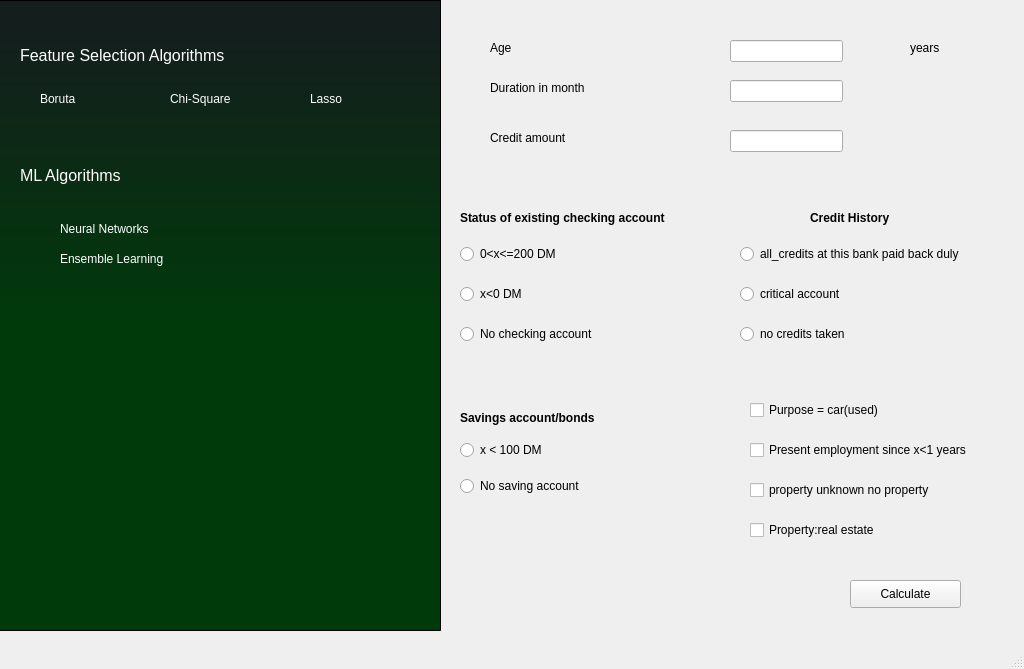
<?xml version="1.0" encoding="UTF-8"?>
<ui version="4.0">
 <class>MainWindow</class>
 <widget class="QMainWindow" name="MainWindow">
  <property name="windowModality">
   <enum>Qt::NonModal</enum>
  </property>
  <property name="enabled">
   <bool>true</bool>
  </property>
  <property name="geometry">
   <rect>
    <x>0</x>
    <y>0</y>
    <width>1024</width>
    <height>669</height>
   </rect>
  </property>
  <property name="sizePolicy">
   <sizepolicy hsizetype="Ignored" vsizetype="Ignored">
    <horstretch>0</horstretch>
    <verstretch>0</verstretch>
   </sizepolicy>
  </property>
  <property name="minimumSize">
   <size>
    <width>1024</width>
    <height>669</height>
   </size>
  </property>
  <property name="maximumSize">
   <size>
    <width>1024</width>
    <height>675</height>
   </size>
  </property>
  <property name="mouseTracking">
   <bool>false</bool>
  </property>
  <property name="windowTitle">
   <string>MainWindow</string>
  </property>
  <property name="toolButtonStyle">
   <enum>Qt::ToolButtonIconOnly</enum>
  </property>
  <property name="documentMode">
   <bool>false</bool>
  </property>
  <widget class="QWidget" name="centralwidget">
   <widget class="QFrame" name="frame">
    <property name="geometry">
     <rect>
      <x>-10</x>
      <y>0</y>
      <width>451</width>
      <height>631</height>
     </rect>
    </property>
    <property name="font">
     <font>
      <family>Franklin Gothic Heavy</family>
      <pointsize>8</pointsize>
     </font>
    </property>
    <property name="autoFillBackground">
     <bool>false</bool>
    </property>
    <property name="styleSheet">
     <string notr="true">background-color:qlineargradient(spread:pad, x1:1, y1:0.511545, x2:1, y2:0.046, stop:0 rgba(0, 58, 11, 255), stop:1 rgba(20, 30, 29, 255))</string>
    </property>
    <property name="frameShape">
     <enum>QFrame::StyledPanel</enum>
    </property>
    <property name="frameShadow">
     <enum>QFrame::Sunken</enum>
    </property>
    <widget class="QLabel" name="label">
     <property name="geometry">
      <rect>
       <x>30</x>
       <y>40</y>
       <width>291</width>
       <height>31</height>
      </rect>
     </property>
     <property name="font">
      <font>
       <family>MS Shell Dlg 2</family>
       <pointsize>12</pointsize>
       <weight>50</weight>
       <italic>false</italic>
       <bold>false</bold>
      </font>
     </property>
     <property name="autoFillBackground">
      <bool>false</bool>
     </property>
     <property name="styleSheet">
      <string notr="true">color:rgb(255, 255, 255);
font: 12pt &quot;MS Shell Dlg 2&quot;;
background-color:transparent;
</string>
     </property>
     <property name="text">
      <string>Feature Selection Algorithms</string>
     </property>
    </widget>
    <widget class="QRadioButton" name="radioButton_4">
     <property name="geometry">
      <rect>
       <x>30</x>
       <y>90</y>
       <width>66</width>
       <height>17</height>
      </rect>
     </property>
     <property name="styleSheet">
      <string notr="true">color:rgb(255, 255, 255);
background-color:transparent</string>
     </property>
     <property name="text">
      <string>Boruta</string>
     </property>
    </widget>
    <widget class="QRadioButton" name="radioButton_3">
     <property name="geometry">
      <rect>
       <x>160</x>
       <y>90</y>
       <width>90</width>
       <height>17</height>
      </rect>
     </property>
     <property name="styleSheet">
      <string notr="true">color:rgb(255, 255, 255);
background-color:transparent</string>
     </property>
     <property name="text">
      <string>Chi-Square</string>
     </property>
    </widget>
    <widget class="QRadioButton" name="radioButton_2">
     <property name="geometry">
      <rect>
       <x>300</x>
       <y>90</y>
       <width>101</width>
       <height>17</height>
      </rect>
     </property>
     <property name="autoFillBackground">
      <bool>false</bool>
     </property>
     <property name="styleSheet">
      <string notr="true">color:rgb(255, 255, 255);
background-color:transparent</string>
     </property>
     <property name="text">
      <string>Lasso</string>
     </property>
    </widget>
    <widget class="QLabel" name="label_6">
     <property name="enabled">
      <bool>true</bool>
     </property>
     <property name="geometry">
      <rect>
       <x>230</x>
       <y>430</y>
       <width>211</width>
       <height>141</height>
      </rect>
     </property>
     <property name="font">
      <font>
       <pointsize>26</pointsize>
       <weight>75</weight>
       <bold>true</bold>
      </font>
     </property>
     <property name="styleSheet">
      <string notr="true">background-color:transparent;
color:#ffffff</string>
     </property>
     <property name="text">
      <string/>
     </property>
    </widget>
    <widget class="QLabel" name="label_2">
     <property name="geometry">
      <rect>
       <x>30</x>
       <y>160</y>
       <width>131</width>
       <height>31</height>
      </rect>
     </property>
     <property name="font">
      <font>
       <family>MS Shell Dlg 2</family>
       <pointsize>12</pointsize>
       <weight>50</weight>
       <italic>false</italic>
       <bold>false</bold>
      </font>
     </property>
     <property name="autoFillBackground">
      <bool>false</bool>
     </property>
     <property name="styleSheet">
      <string notr="true">color:rgb(255, 255, 255);
font: 12pt &quot;MS Shell Dlg 2&quot;;
background-color:transparent;
</string>
     </property>
     <property name="text">
      <string>ML Algorithms</string>
     </property>
    </widget>
    <widget class="QFrame" name="frame_2">
     <property name="geometry">
      <rect>
       <x>40</x>
       <y>200</y>
       <width>341</width>
       <height>80</height>
      </rect>
     </property>
     <property name="styleSheet">
      <string notr="true">background-color:transparent;</string>
     </property>
     <property name="frameShape">
      <enum>QFrame::StyledPanel</enum>
     </property>
     <property name="frameShadow">
      <enum>QFrame::Raised</enum>
     </property>
     <widget class="QRadioButton" name="radioButton_6">
      <property name="geometry">
       <rect>
        <x>10</x>
        <y>50</y>
        <width>299</width>
        <height>17</height>
       </rect>
      </property>
      <property name="styleSheet">
       <string notr="true">color:rgb(255, 255, 255);
background-color:transparent</string>
      </property>
      <property name="text">
       <string>Ensemble Learning</string>
      </property>
     </widget>
     <widget class="QRadioButton" name="radioButton_5">
      <property name="geometry">
       <rect>
        <x>10</x>
        <y>20</y>
        <width>299</width>
        <height>17</height>
       </rect>
      </property>
      <property name="styleSheet">
       <string notr="true">color:rgb(255, 255, 255);
background-color:transparent</string>
      </property>
      <property name="text">
       <string>Neural Networks </string>
      </property>
     </widget>
    </widget>
   </widget>
   <widget class="QStackedWidget" name="stackedWidget">
    <property name="geometry">
     <rect>
      <x>440</x>
      <y>0</y>
      <width>611</width>
      <height>1121</height>
     </rect>
    </property>
    <property name="styleSheet">
     <string notr="true"/>
    </property>
    <property name="currentIndex">
     <number>0</number>
    </property>
    <widget class="QWidget" name="chi_widget">
     <widget class="QLabel" name="label_13">
      <property name="geometry">
       <rect>
        <x>50</x>
        <y>40</y>
        <width>55</width>
        <height>16</height>
       </rect>
      </property>
      <property name="font">
       <font>
        <weight>50</weight>
        <bold>false</bold>
       </font>
      </property>
      <property name="text">
       <string>Age</string>
      </property>
     </widget>
     <widget class="QLabel" name="label_14">
      <property name="geometry">
       <rect>
        <x>50</x>
        <y>80</y>
        <width>121</width>
        <height>16</height>
       </rect>
      </property>
      <property name="font">
       <font>
        <weight>50</weight>
        <bold>false</bold>
       </font>
      </property>
      <property name="text">
       <string>Duration in month</string>
      </property>
     </widget>
     <widget class="QLabel" name="label_15">
      <property name="geometry">
       <rect>
        <x>50</x>
        <y>130</y>
        <width>91</width>
        <height>16</height>
       </rect>
      </property>
      <property name="font">
       <font>
        <weight>50</weight>
        <bold>false</bold>
       </font>
      </property>
      <property name="text">
       <string>Credit amount</string>
      </property>
     </widget>
     <widget class="QLineEdit" name="lineEdit_age">
      <property name="geometry">
       <rect>
        <x>290</x>
        <y>40</y>
        <width>113</width>
        <height>22</height>
       </rect>
      </property>
     </widget>
     <widget class="QLineEdit" name="lineEdit_duration">
      <property name="geometry">
       <rect>
        <x>290</x>
        <y>80</y>
        <width>113</width>
        <height>22</height>
       </rect>
      </property>
     </widget>
     <widget class="QLineEdit" name="lineEdit_amount">
      <property name="geometry">
       <rect>
        <x>290</x>
        <y>130</y>
        <width>113</width>
        <height>22</height>
       </rect>
      </property>
     </widget>
     <widget class="QWidget" name="verticalLayoutWidget">
      <property name="geometry">
       <rect>
        <x>20</x>
        <y>230</y>
        <width>232</width>
        <height>131</height>
       </rect>
      </property>
      <layout class="QVBoxLayout" name="verticalLayout">
       <item>
        <widget class="QRadioButton" name="radioButton_11">
         <property name="text">
          <string>0&lt;x&lt;=200 DM</string>
         </property>
        </widget>
       </item>
       <item>
        <widget class="QRadioButton" name="radioButton_12">
         <property name="text">
          <string>x&lt;0 DM</string>
         </property>
        </widget>
       </item>
       <item>
        <widget class="QRadioButton" name="radioButton_10">
         <property name="text">
          <string>No checking account</string>
         </property>
        </widget>
       </item>
      </layout>
     </widget>
     <widget class="QLabel" name="label_16">
      <property name="geometry">
       <rect>
        <x>20</x>
        <y>210</y>
        <width>231</width>
        <height>16</height>
       </rect>
      </property>
      <property name="font">
       <font>
        <weight>75</weight>
        <bold>true</bold>
       </font>
      </property>
      <property name="text">
       <string>Status of existing checking account</string>
      </property>
     </widget>
     <widget class="QLabel" name="label_17">
      <property name="geometry">
       <rect>
        <x>370</x>
        <y>210</y>
        <width>91</width>
        <height>16</height>
       </rect>
      </property>
      <property name="font">
       <font>
        <weight>75</weight>
        <bold>true</bold>
       </font>
      </property>
      <property name="text">
       <string>Credit History</string>
      </property>
     </widget>
     <widget class="QWidget" name="verticalLayoutWidget_3">
      <property name="geometry">
       <rect>
        <x>300</x>
        <y>230</y>
        <width>251</width>
        <height>131</height>
       </rect>
      </property>
      <layout class="QVBoxLayout" name="verticalLayout_3">
       <item>
        <widget class="QRadioButton" name="radioButton_14">
         <property name="text">
          <string>all_credits at this bank paid back duly</string>
         </property>
        </widget>
       </item>
       <item>
        <widget class="QRadioButton" name="radioButton_15">
         <property name="text">
          <string>critical account</string>
         </property>
        </widget>
       </item>
       <item>
        <widget class="QRadioButton" name="radioButton_13">
         <property name="text">
          <string>no credits taken</string>
         </property>
        </widget>
       </item>
      </layout>
     </widget>
     <widget class="QLabel" name="label_18">
      <property name="geometry">
       <rect>
        <x>20</x>
        <y>410</y>
        <width>201</width>
        <height>16</height>
       </rect>
      </property>
      <property name="font">
       <font>
        <weight>75</weight>
        <bold>true</bold>
       </font>
      </property>
      <property name="text">
       <string>Savings account/bonds</string>
      </property>
     </widget>
     <widget class="QWidget" name="verticalLayoutWidget_4">
      <property name="geometry">
       <rect>
        <x>20</x>
        <y>430</y>
        <width>201</width>
        <height>76</height>
       </rect>
      </property>
      <layout class="QVBoxLayout" name="verticalLayout_4">
       <item>
        <widget class="QRadioButton" name="radioButton_16">
         <property name="text">
          <string>x &lt; 100 DM</string>
         </property>
        </widget>
       </item>
       <item>
        <widget class="QRadioButton" name="radioButton_17">
         <property name="text">
          <string>No saving account</string>
         </property>
        </widget>
       </item>
      </layout>
     </widget>
     <widget class="QCheckBox" name="checkBox">
      <property name="geometry">
       <rect>
        <x>310</x>
        <y>400</y>
        <width>141</width>
        <height>20</height>
       </rect>
      </property>
      <property name="font">
       <font>
        <weight>50</weight>
        <bold>false</bold>
       </font>
      </property>
      <property name="text">
       <string>Purpose = car(used)</string>
      </property>
     </widget>
     <widget class="QCheckBox" name="checkBox_2">
      <property name="geometry">
       <rect>
        <x>310</x>
        <y>440</y>
        <width>251</width>
        <height>20</height>
       </rect>
      </property>
      <property name="text">
       <string>Present employment since x&lt;1 years</string>
      </property>
     </widget>
     <widget class="QCheckBox" name="checkBox_3">
      <property name="geometry">
       <rect>
        <x>310</x>
        <y>480</y>
        <width>221</width>
        <height>20</height>
       </rect>
      </property>
      <property name="text">
       <string>property unknown no property</string>
      </property>
     </widget>
     <widget class="QCheckBox" name="checkBox_4">
      <property name="geometry">
       <rect>
        <x>310</x>
        <y>520</y>
        <width>151</width>
        <height>20</height>
       </rect>
      </property>
      <property name="text">
       <string>Property:real estate</string>
      </property>
     </widget>
     <widget class="QLabel" name="label_19">
      <property name="geometry">
       <rect>
        <x>470</x>
        <y>40</y>
        <width>55</width>
        <height>16</height>
       </rect>
      </property>
      <property name="text">
       <string>years</string>
      </property>
     </widget>
     <widget class="QPushButton" name="pushButton_2">
      <property name="geometry">
       <rect>
        <x>410</x>
        <y>580</y>
        <width>111</width>
        <height>28</height>
       </rect>
      </property>
      <property name="text">
       <string>Calculate</string>
      </property>
     </widget>
    </widget>
    <widget class="QWidget" name="lasso_widget">
     <widget class="QLabel" name="label_10">
      <property name="geometry">
       <rect>
        <x>10</x>
        <y>120</y>
        <width>55</width>
        <height>16</height>
       </rect>
      </property>
      <property name="text">
       <string>Age</string>
      </property>
     </widget>
     <widget class="QLabel" name="label_12">
      <property name="geometry">
       <rect>
        <x>150</x>
        <y>120</y>
        <width>111</width>
        <height>16</height>
       </rect>
      </property>
      <property name="text">
       <string>Duration in month</string>
      </property>
     </widget>
     <widget class="QLabel" name="label_20">
      <property name="geometry">
       <rect>
        <x>290</x>
        <y>120</y>
        <width>91</width>
        <height>16</height>
       </rect>
      </property>
      <property name="text">
       <string>Credit amount</string>
      </property>
     </widget>
     <widget class="QLabel" name="label_21">
      <property name="geometry">
       <rect>
        <x>10</x>
        <y>50</y>
        <width>301</width>
        <height>16</height>
       </rect>
      </property>
      <property name="text">
       <string>Installment rate in percentage of disposable income</string>
      </property>
     </widget>
     <widget class="QLabel" name="label_22">
      <property name="geometry">
       <rect>
        <x>410</x>
        <y>120</y>
        <width>141</width>
        <height>16</height>
       </rect>
      </property>
      <property name="text">
       <string>Present residence since</string>
      </property>
     </widget>
     <widget class="QLabel" name="label_23">
      <property name="geometry">
       <rect>
        <x>10</x>
        <y>90</y>
        <width>231</width>
        <height>16</height>
       </rect>
      </property>
      <property name="text">
       <string>Number of existing credits at this bank</string>
      </property>
     </widget>
     <widget class="QLabel" name="label_24">
      <property name="geometry">
       <rect>
        <x>10</x>
        <y>10</y>
        <width>341</width>
        <height>16</height>
       </rect>
      </property>
      <property name="text">
       <string>Number of people being liable to provide maintanance for</string>
      </property>
     </widget>
     <widget class="QLineEdit" name="lineEdit_6">
      <property name="geometry">
       <rect>
        <x>10</x>
        <y>150</y>
        <width>113</width>
        <height>22</height>
       </rect>
      </property>
     </widget>
     <widget class="QLineEdit" name="lineEdit_7">
      <property name="geometry">
       <rect>
        <x>150</x>
        <y>150</y>
        <width>113</width>
        <height>22</height>
       </rect>
      </property>
     </widget>
     <widget class="QLineEdit" name="lineEdit_8">
      <property name="geometry">
       <rect>
        <x>280</x>
        <y>150</y>
        <width>113</width>
        <height>22</height>
       </rect>
      </property>
     </widget>
     <widget class="QLineEdit" name="lineEdit_9">
      <property name="geometry">
       <rect>
        <x>410</x>
        <y>50</y>
        <width>113</width>
        <height>22</height>
       </rect>
      </property>
     </widget>
     <widget class="QLineEdit" name="lineEdit_10">
      <property name="geometry">
       <rect>
        <x>430</x>
        <y>150</y>
        <width>113</width>
        <height>22</height>
       </rect>
      </property>
     </widget>
     <widget class="QLineEdit" name="lineEdit_11">
      <property name="geometry">
       <rect>
        <x>410</x>
        <y>90</y>
        <width>113</width>
        <height>22</height>
       </rect>
      </property>
     </widget>
     <widget class="QLineEdit" name="lineEdit_12">
      <property name="geometry">
       <rect>
        <x>410</x>
        <y>10</y>
        <width>113</width>
        <height>22</height>
       </rect>
      </property>
     </widget>
     <widget class="QWidget" name="verticalLayoutWidget_5">
      <property name="geometry">
       <rect>
        <x>10</x>
        <y>280</y>
        <width>232</width>
        <height>80</height>
       </rect>
      </property>
      <layout class="QVBoxLayout" name="verticalLayout_5">
       <item>
        <widget class="QLabel" name="label_25">
         <property name="font">
          <font>
           <weight>75</weight>
           <bold>true</bold>
          </font>
         </property>
         <property name="text">
          <string>Status of existing checking account</string>
         </property>
        </widget>
       </item>
       <item>
        <widget class="QRadioButton" name="radioButton_19">
         <property name="text">
          <string>x&lt;0 DM</string>
         </property>
        </widget>
       </item>
       <item>
        <widget class="QRadioButton" name="radioButton_18">
         <property name="text">
          <string>No checking account</string>
         </property>
        </widget>
       </item>
      </layout>
     </widget>
     <widget class="QWidget" name="verticalLayoutWidget_6">
      <property name="geometry">
       <rect>
        <x>10</x>
        <y>380</y>
        <width>251</width>
        <height>80</height>
       </rect>
      </property>
      <layout class="QVBoxLayout" name="verticalLayout_6">
       <item>
        <widget class="QLabel" name="label_26">
         <property name="font">
          <font>
           <weight>75</weight>
           <bold>true</bold>
          </font>
         </property>
         <property name="text">
          <string>Credit History</string>
         </property>
        </widget>
       </item>
       <item>
        <widget class="QRadioButton" name="radioButton_20">
         <property name="text">
          <string>Critical account</string>
         </property>
        </widget>
       </item>
       <item>
        <widget class="QRadioButton" name="radioButton_21">
         <property name="text">
          <string>Existing credits paid back duly till now</string>
         </property>
        </widget>
       </item>
      </layout>
     </widget>
     <widget class="QWidget" name="verticalLayoutWidget_7">
      <property name="geometry">
       <rect>
        <x>240</x>
        <y>180</y>
        <width>160</width>
        <height>80</height>
       </rect>
      </property>
      <layout class="QVBoxLayout" name="verticalLayout_7">
       <item>
        <widget class="QLabel" name="label_27">
         <property name="font">
          <font>
           <weight>75</weight>
           <bold>true</bold>
          </font>
         </property>
         <property name="text">
          <string>Saving account bonds</string>
         </property>
        </widget>
       </item>
       <item>
        <widget class="QRadioButton" name="radioButton_23">
         <property name="text">
          <string>x&lt;100 DM</string>
         </property>
        </widget>
       </item>
       <item>
        <widget class="QRadioButton" name="radioButton_24">
         <property name="text">
          <string>No saving account</string>
         </property>
        </widget>
       </item>
      </layout>
     </widget>
     <widget class="QWidget" name="verticalLayoutWidget_8">
      <property name="geometry">
       <rect>
        <x>420</x>
        <y>180</y>
        <width>160</width>
        <height>80</height>
       </rect>
      </property>
      <layout class="QVBoxLayout" name="verticalLayout_8">
       <item>
        <widget class="QLabel" name="label_28">
         <property name="font">
          <font>
           <weight>75</weight>
           <bold>true</bold>
          </font>
         </property>
         <property name="text">
          <string>Purpose</string>
         </property>
        </widget>
       </item>
       <item>
        <widget class="QRadioButton" name="radioButton_25">
         <property name="text">
          <string>Car(used)</string>
         </property>
        </widget>
       </item>
       <item>
        <widget class="QRadioButton" name="radioButton_22">
         <property name="text">
          <string>radio/TV</string>
         </property>
        </widget>
       </item>
      </layout>
     </widget>
     <widget class="QWidget" name="verticalLayoutWidget_9">
      <property name="geometry">
       <rect>
        <x>250</x>
        <y>280</y>
        <width>173</width>
        <height>99</height>
       </rect>
      </property>
      <layout class="QVBoxLayout" name="verticalLayout_9">
       <item>
        <widget class="QLabel" name="label_29">
         <property name="font">
          <font>
           <weight>75</weight>
           <bold>true</bold>
          </font>
         </property>
         <property name="text">
          <string>Present employment since</string>
         </property>
        </widget>
       </item>
       <item>
        <widget class="QRadioButton" name="radioButton_27">
         <property name="text">
          <string>1 ≤  x &lt; 4</string>
         </property>
        </widget>
       </item>
       <item>
        <widget class="QRadioButton" name="radioButton_26">
         <property name="text">
          <string>4 ≤  x &lt; 7</string>
         </property>
        </widget>
       </item>
       <item>
        <widget class="QRadioButton" name="radioButton_28">
         <property name="text">
          <string>x ≥ 7</string>
         </property>
        </widget>
       </item>
      </layout>
     </widget>
     <widget class="QWidget" name="verticalLayoutWidget_10">
      <property name="geometry">
       <rect>
        <x>430</x>
        <y>280</y>
        <width>151</width>
        <height>81</height>
       </rect>
      </property>
      <layout class="QVBoxLayout" name="verticalLayout_10">
       <item>
        <widget class="QLabel" name="label_30">
         <property name="font">
          <font>
           <weight>75</weight>
           <bold>true</bold>
          </font>
         </property>
         <property name="text">
          <string>Telephone</string>
         </property>
        </widget>
       </item>
       <item>
        <widget class="QRadioButton" name="radioButton_29">
         <property name="text">
          <string>None</string>
         </property>
        </widget>
       </item>
       <item>
        <widget class="QRadioButton" name="radioButton_30">
         <property name="text">
          <string>Yes</string>
         </property>
        </widget>
       </item>
      </layout>
     </widget>
     <widget class="QWidget" name="verticalLayoutWidget_11">
      <property name="geometry">
       <rect>
        <x>10</x>
        <y>180</y>
        <width>221</width>
        <height>99</height>
       </rect>
      </property>
      <layout class="QVBoxLayout" name="verticalLayout_11">
       <item>
        <widget class="QLabel" name="label_31">
         <property name="font">
          <font>
           <weight>75</weight>
           <bold>true</bold>
          </font>
         </property>
         <property name="text">
          <string>Property</string>
         </property>
        </widget>
       </item>
       <item>
        <widget class="QRadioButton" name="radioButton_31">
         <property name="text">
          <string>car or other</string>
         </property>
        </widget>
       </item>
       <item>
        <widget class="QRadioButton" name="radioButton_32">
         <property name="text">
          <string>real estate</string>
         </property>
        </widget>
       </item>
       <item>
        <widget class="QRadioButton" name="radioButton_33">
         <property name="text">
          <string>savings aggrement/life insurance</string>
         </property>
        </widget>
       </item>
      </layout>
     </widget>
     <widget class="QPushButton" name="pushButton_3">
      <property name="geometry">
       <rect>
        <x>480</x>
        <y>570</y>
        <width>93</width>
        <height>28</height>
       </rect>
      </property>
      <property name="text">
       <string>Calculate</string>
      </property>
     </widget>
     <widget class="QWidget" name="gridLayoutWidget">
      <property name="geometry">
       <rect>
        <x>10</x>
        <y>490</y>
        <width>429</width>
        <height>130</height>
       </rect>
      </property>
      <layout class="QGridLayout" name="gridLayout">
       <property name="sizeConstraint">
        <enum>QLayout::SetFixedSize</enum>
       </property>
       <item row="1" column="1">
        <widget class="QCheckBox" name="checkBox_11">
         <property name="text">
          <string>Other debtors/guarantors:none</string>
         </property>
        </widget>
       </item>
       <item row="2" column="0">
        <widget class="QCheckBox" name="checkBox_16">
         <property name="text">
          <string>Job_unskilled-resident</string>
         </property>
        </widget>
       </item>
       <item row="0" column="1">
        <widget class="QCheckBox" name="checkBox_12">
         <property name="text">
          <string>Other installment plans : none</string>
         </property>
        </widget>
       </item>
       <item row="0" column="0">
        <widget class="QCheckBox" name="checkBox_15">
         <property name="text">
          <string>Job_skilled employee/official</string>
         </property>
        </widget>
       </item>
       <item row="1" column="0">
        <widget class="QCheckBox" name="checkBox_14">
         <property name="text">
          <string>Foreign worker</string>
         </property>
        </widget>
       </item>
       <item row="2" column="1">
        <widget class="QCheckBox" name="checkBox_5">
         <property name="text">
          <string>female:divorced/seperated/married</string>
         </property>
        </widget>
       </item>
       <item row="3" column="0">
        <widget class="QCheckBox" name="checkBox_13">
         <property name="text">
          <string>male: single</string>
         </property>
        </widget>
       </item>
       <item row="3" column="1">
        <widget class="QCheckBox" name="checkBox_10">
         <property name="text">
          <string>Housing own</string>
         </property>
        </widget>
       </item>
      </layout>
     </widget>
    </widget>
    <widget class="QWidget" name="relief_widget">
     <widget class="QLabel" name="label_11">
      <property name="geometry">
       <rect>
        <x>220</x>
        <y>20</y>
        <width>191</width>
        <height>16</height>
       </rect>
      </property>
      <property name="text">
       <string>RELIEF BASED TEMPLATE</string>
      </property>
     </widget>
    </widget>
    <widget class="QWidget" name="boruta_widget">
     <widget class="QLabel" name="label_3">
      <property name="geometry">
       <rect>
        <x>30</x>
        <y>60</y>
        <width>55</width>
        <height>16</height>
       </rect>
      </property>
      <property name="autoFillBackground">
       <bool>false</bool>
      </property>
      <property name="styleSheet">
       <string notr="true">color:rgb(0, 0, 0);
background-color:transparent</string>
      </property>
      <property name="text">
       <string>Age</string>
      </property>
     </widget>
     <widget class="QLineEdit" name="lineEdit">
      <property name="geometry">
       <rect>
        <x>400</x>
        <y>50</y>
        <width>113</width>
        <height>22</height>
       </rect>
      </property>
     </widget>
     <widget class="QLabel" name="label_4">
      <property name="geometry">
       <rect>
        <x>540</x>
        <y>50</y>
        <width>55</width>
        <height>16</height>
       </rect>
      </property>
      <property name="text">
       <string>years.</string>
      </property>
     </widget>
     <widget class="QLabel" name="label_5">
      <property name="geometry">
       <rect>
        <x>30</x>
        <y>150</y>
        <width>111</width>
        <height>16</height>
       </rect>
      </property>
      <property name="text">
       <string>Duration in month</string>
      </property>
     </widget>
     <widget class="QLineEdit" name="lineEdit_2">
      <property name="geometry">
       <rect>
        <x>400</x>
        <y>150</y>
        <width>113</width>
        <height>22</height>
       </rect>
      </property>
     </widget>
     <widget class="QLabel" name="label_7">
      <property name="geometry">
       <rect>
        <x>30</x>
        <y>100</y>
        <width>91</width>
        <height>16</height>
       </rect>
      </property>
      <property name="text">
       <string>Credit amount</string>
      </property>
     </widget>
     <widget class="QLineEdit" name="lineEdit_3">
      <property name="geometry">
       <rect>
        <x>400</x>
        <y>100</y>
        <width>113</width>
        <height>22</height>
       </rect>
      </property>
     </widget>
     <widget class="QLabel" name="label_8">
      <property name="geometry">
       <rect>
        <x>30</x>
        <y>210</y>
        <width>311</width>
        <height>16</height>
       </rect>
      </property>
      <property name="text">
       <string>Installment rate in percentage of disposable income</string>
      </property>
     </widget>
     <widget class="QLineEdit" name="lineEdit_4">
      <property name="geometry">
       <rect>
        <x>400</x>
        <y>200</y>
        <width>113</width>
        <height>22</height>
       </rect>
      </property>
     </widget>
     <widget class="QLabel" name="label_9">
      <property name="geometry">
       <rect>
        <x>30</x>
        <y>260</y>
        <width>141</width>
        <height>16</height>
       </rect>
      </property>
      <property name="text">
       <string>Present residence since</string>
      </property>
     </widget>
     <widget class="QLineEdit" name="lineEdit_5">
      <property name="geometry">
       <rect>
        <x>400</x>
        <y>260</y>
        <width>113</width>
        <height>22</height>
       </rect>
      </property>
     </widget>
     <widget class="QCheckBox" name="checkBox_6">
      <property name="geometry">
       <rect>
        <x>30</x>
        <y>530</y>
        <width>311</width>
        <height>20</height>
       </rect>
      </property>
      <property name="text">
       <string>Savings account/bonds x&lt;100DM</string>
      </property>
     </widget>
     <widget class="QCheckBox" name="checkBox_7">
      <property name="geometry">
       <rect>
        <x>30</x>
        <y>590</y>
        <width>231</width>
        <height>20</height>
       </rect>
      </property>
      <property name="text">
       <string>Housing own</string>
      </property>
     </widget>
     <widget class="QCheckBox" name="checkBox_8">
      <property name="geometry">
       <rect>
        <x>30</x>
        <y>560</y>
        <width>221</width>
        <height>20</height>
       </rect>
      </property>
      <property name="text">
       <string>Other installment plans none</string>
      </property>
     </widget>
     <widget class="QPushButton" name="pushButton">
      <property name="geometry">
       <rect>
        <x>470</x>
        <y>570</y>
        <width>93</width>
        <height>28</height>
       </rect>
      </property>
      <property name="text">
       <string>Calculate</string>
      </property>
     </widget>
     <widget class="QWidget" name="verticalLayoutWidget_2">
      <property name="geometry">
       <rect>
        <x>30</x>
        <y>310</y>
        <width>347</width>
        <height>141</height>
       </rect>
      </property>
      <layout class="QVBoxLayout" name="verticalLayout_2">
       <item>
        <widget class="QRadioButton" name="radioButton_7">
         <property name="text">
          <string>Status of existing account 0&lt;=x&lt;=200 DM</string>
         </property>
        </widget>
       </item>
       <item>
        <widget class="QRadioButton" name="radioButton_9">
         <property name="text">
          <string>Status of existing checking account x&lt;0 DM</string>
         </property>
        </widget>
       </item>
       <item>
        <widget class="QRadioButton" name="radioButton_8">
         <property name="text">
          <string>Status of existing checking account no checking account</string>
         </property>
        </widget>
       </item>
      </layout>
     </widget>
     <widget class="QCheckBox" name="checkBox_9">
      <property name="geometry">
       <rect>
        <x>30</x>
        <y>500</y>
        <width>311</width>
        <height>20</height>
       </rect>
      </property>
      <property name="text">
       <string>Credit History critical account</string>
      </property>
     </widget>
    </widget>
   </widget>
  </widget>
  <widget class="QMenuBar" name="menubar">
   <property name="geometry">
    <rect>
     <x>0</x>
     <y>0</y>
     <width>1024</width>
     <height>26</height>
    </rect>
   </property>
  </widget>
  <widget class="QStatusBar" name="statusbar"/>
 </widget>
 <resources/>
 <connections/>
</ui>
